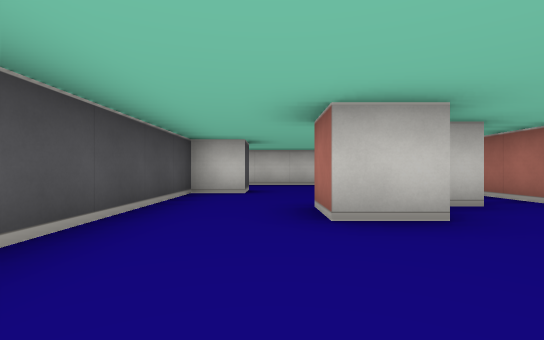
view 1 (above)

14 first-person views from a walk through a cub3D maze. The camera is about half as high as the walls, looks level and sees 85° across. The floor is counted in squares. Each view is taken from the middle of a square. On the plan, view 1 faces up. The plan holds only what a view shows up to about 9 squares ahead; the rest is blank.

view 2
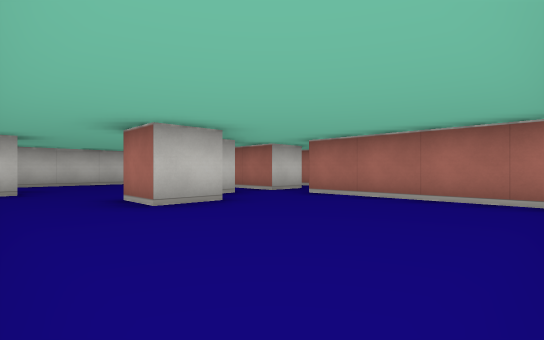

view 3
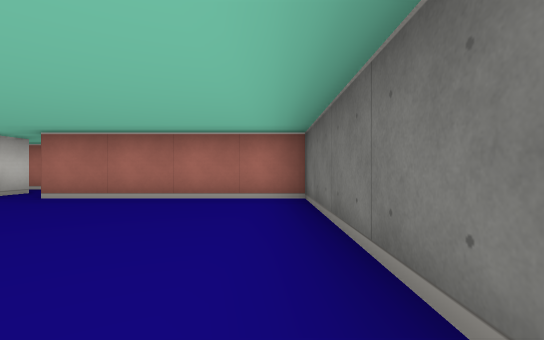

view 4
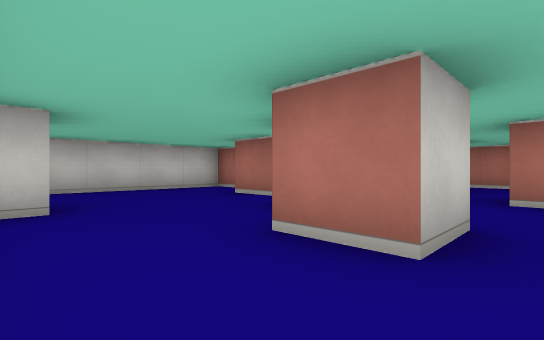

view 5
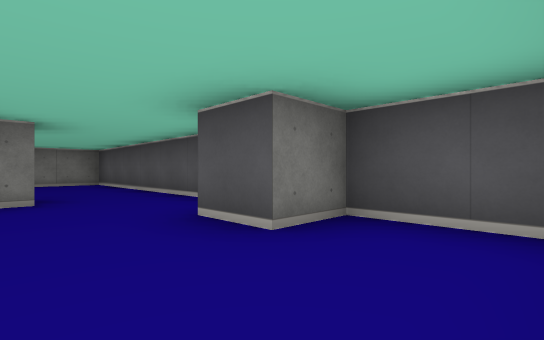

view 6
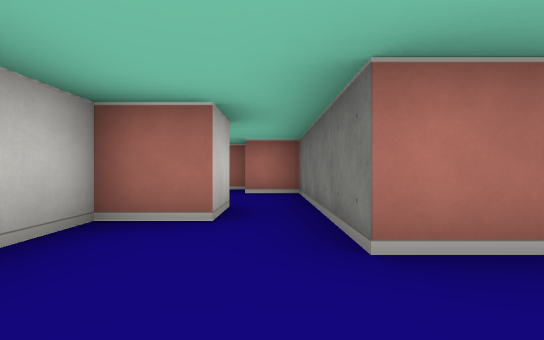

view 7
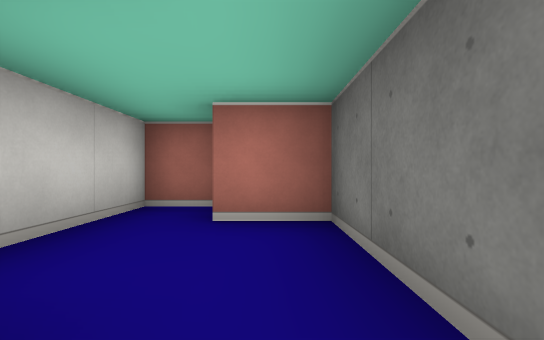

view 8
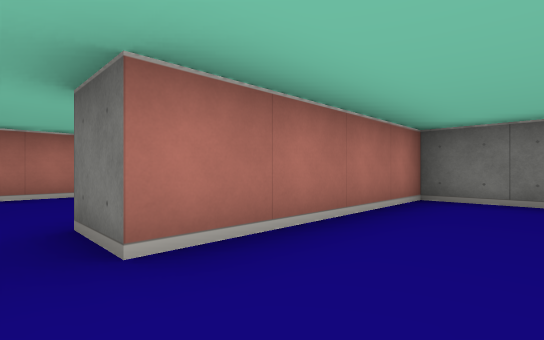

view 9
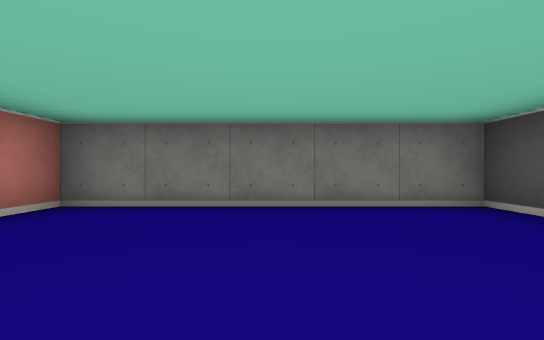

view 10
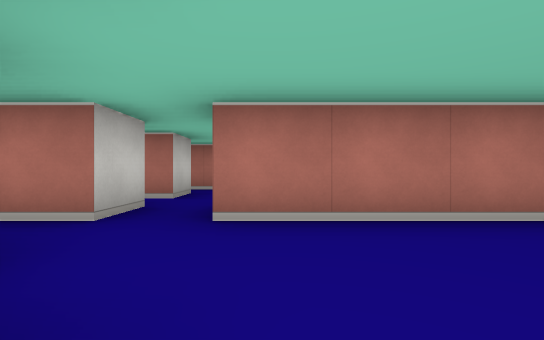

view 11
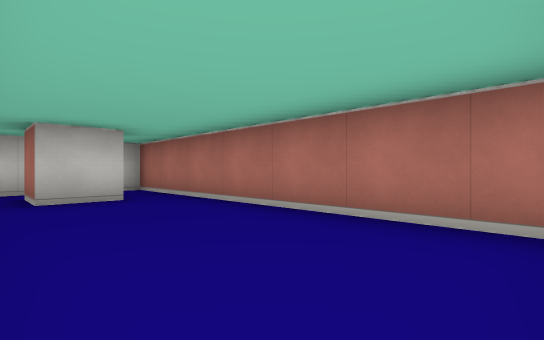

view 12
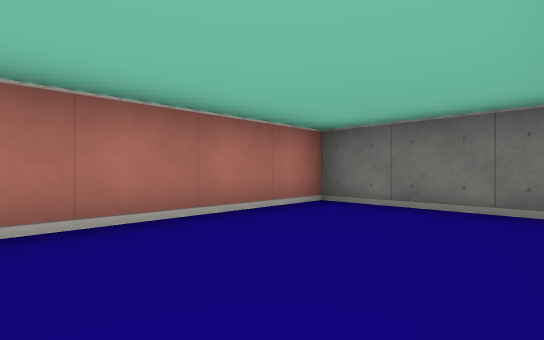

view 13
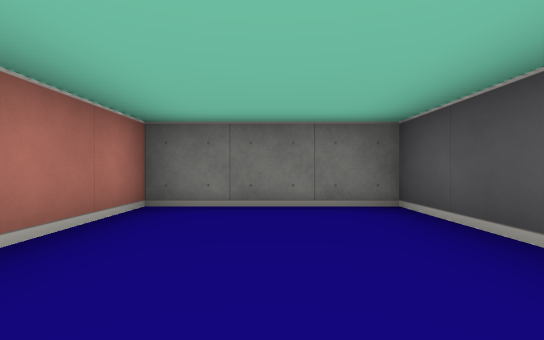

view 14
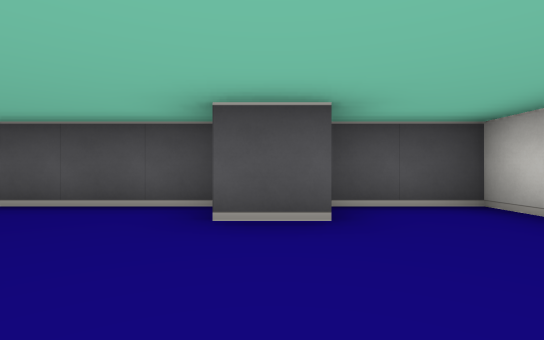

### Floor plan
Key: @ floor where view 1 was taken; # wall or solid block; . floor.
Columns run from 2 left of view 1 to 8 right of it. Each row starts with its distance up from view 1.
  9 ###########
  8 #.....#...#
  7 #........##
  6 ##...######
  5 #.....#...#
  4 #..##.#.#.#
  3 #..#......#
  2 #.....#...#
  1 #.....#...#
  0 #.@...#...#
 -1 #.....#...#
 -2 ###########

Positions as (right, up) in squares from view 1, and headings:
1: (0, 0), facing up
2: (-1, -1), facing up-right
3: (-1, -1), facing right
4: (-1, 2), facing up-right
5: (1, 8), facing down-left
6: (1, 7), facing right
7: (4, 7), facing right
8: (2, 3), facing down-right
9: (1, 2), facing down
10: (1, 2), facing right
11: (5, -1), facing up-right
12: (5, 2), facing down-right
13: (6, 2), facing down
14: (2, 6), facing left
